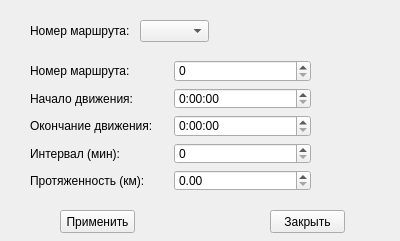
<?xml version="1.0" encoding="UTF-8"?>
<ui version="4.0">
 <class>routeForm</class>
 <widget class="QWidget" name="routeForm">
  <property name="geometry">
   <rect>
    <x>0</x>
    <y>0</y>
    <width>400</width>
    <height>241</height>
   </rect>
  </property>
  <property name="windowTitle">
   <string>Form</string>
  </property>
  <widget class="QComboBox" name="routeCh">
   <property name="geometry">
    <rect>
     <x>140</x>
     <y>20</y>
     <width>69</width>
     <height>22</height>
    </rect>
   </property>
  </widget>
  <widget class="QLabel" name="numberLbl">
   <property name="geometry">
    <rect>
     <x>30</x>
     <y>20</y>
     <width>101</width>
     <height>21</height>
    </rect>
   </property>
   <property name="text">
    <string>Номер маршрута:</string>
   </property>
  </widget>
  <widget class="QWidget" name="gridLayoutWidget">
   <property name="geometry">
    <rect>
     <x>30</x>
     <y>60</y>
     <width>281</width>
     <height>131</height>
    </rect>
   </property>
   <layout class="QGridLayout" name="gridLayout">
    <item row="1" column="0">
     <widget class="QLabel" name="label_2">
      <property name="text">
       <string>Начало движения:</string>
      </property>
     </widget>
    </item>
    <item row="4" column="0">
     <widget class="QLabel" name="label_5">
      <property name="text">
       <string>Протяженность (км):</string>
      </property>
     </widget>
    </item>
    <item row="1" column="1">
     <widget class="QTimeEdit" name="tsEdit">
      <property name="displayFormat">
       <string>H:mm:ss</string>
      </property>
     </widget>
    </item>
    <item row="3" column="0">
     <widget class="QLabel" name="label_4">
      <property name="text">
       <string>Интервал (мин):</string>
      </property>
     </widget>
    </item>
    <item row="4" column="1">
     <widget class="QDoubleSpinBox" name="sEdit"/>
    </item>
    <item row="3" column="1">
     <widget class="QSpinBox" name="tEdit"/>
    </item>
    <item row="2" column="0">
     <widget class="QLabel" name="label_3">
      <property name="text">
       <string>Окончание движения:</string>
      </property>
     </widget>
    </item>
    <item row="2" column="1">
     <widget class="QTimeEdit" name="teEdit">
      <property name="displayFormat">
       <string>H:mm:ss</string>
      </property>
     </widget>
    </item>
    <item row="0" column="0">
     <widget class="QLabel" name="numberLblCr">
      <property name="text">
       <string>Номер маршрута:</string>
      </property>
     </widget>
    </item>
    <item row="0" column="1">
     <widget class="QSpinBox" name="routeCr"/>
    </item>
   </layout>
  </widget>
  <widget class="QPushButton" name="acceptButton">
   <property name="geometry">
    <rect>
     <x>60</x>
     <y>210</y>
     <width>75</width>
     <height>23</height>
    </rect>
   </property>
   <property name="text">
    <string>Применить</string>
   </property>
  </widget>
  <widget class="QPushButton" name="closeButton">
   <property name="geometry">
    <rect>
     <x>270</x>
     <y>210</y>
     <width>75</width>
     <height>23</height>
    </rect>
   </property>
   <property name="text">
    <string>Закрыть</string>
   </property>
  </widget>
 </widget>
 <resources/>
 <connections/>
</ui>
